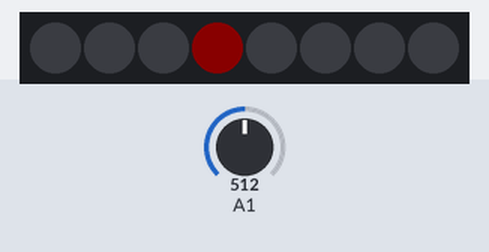
Bench run of a sketch on a simulated Arduino Uno, built with avr-gcc and run on an emulated ATmega328P. Shown: 8 RGB LEDs in strip order, left to right. Inputs (shaded band) come from the test bench; at power-on: A1 = 512. Dim RGB values are drawn brighter than linear.

Above: at 0.16 s.
At 0.62 s:
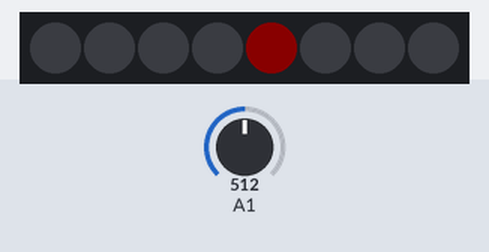
Timing chart, 0 to 40.0 s (numbered marks = the images above):
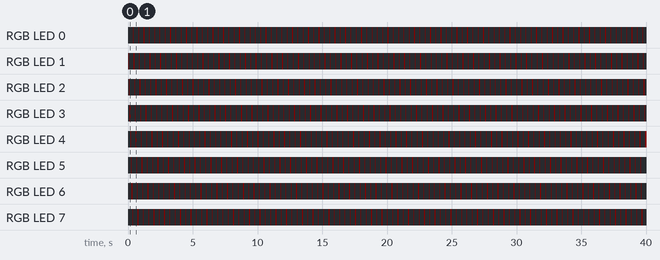

The sketch:

led_strip_8x1_test.ino
```cpp
#include <Arduino.h>
#include "FastLED.h"
//#include <Bounce.h>

#define NUMLEDS 8
#define STRIPPIN 12
#define BRIGHTNESS 48
int pos = 0;

CRGB leds[NUMLEDS];
int timeStep = 50;
unsigned long timer = 0;

void setup() {
  FastLED.addLeds<NEOPIXEL, STRIPPIN>(leds, NUMLEDS);
}

void allBlack() {
  for (size_t i = 0; i < NUMLEDS; i++) {
    leds[i] = CHSV(0,0,0);
  }
}

void something() {
  allBlack();
  pos+=1;
  leds[pos%NUMLEDS] = CHSV(0,255,BRIGHTNESS);
  FastLED.show();
}


void loop() {

  int pot = analogRead(A1);
  pot = map(pot, 10, 1020, 0, 50);
  // something();


  // timeStep = pot;

  if (millis() - timer > timeStep) {
    something();
    timer = millis();
  }

}
```

Measured:
- by itself, RGB LED 0–7: alternates RGB(10, 0, 0) for 0.05 s and off for 0.36 s
- by itself, everything shown: repeats every 0.41 s, in 8 steps
